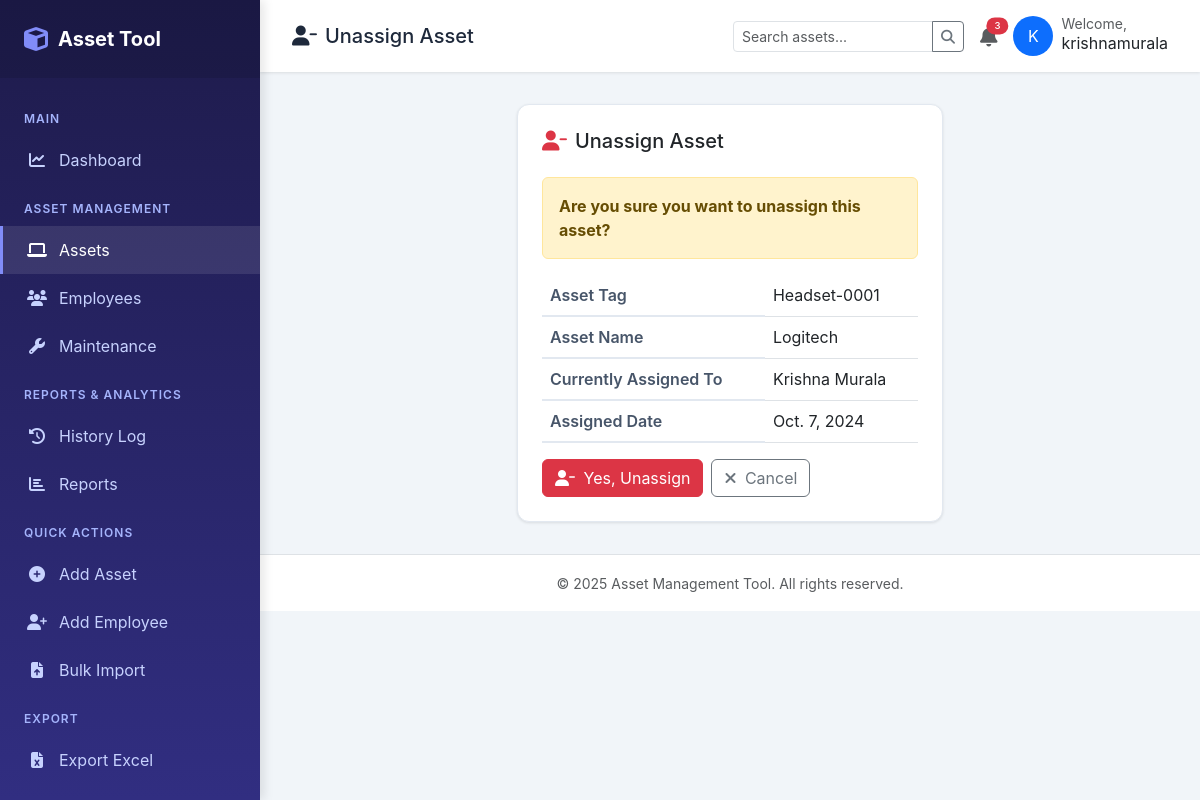
The page /app/assets/2/unassign/ (signed in) on the database its author committed.
### assets/models.py (models this page shows, shortened)
class Asset(models.Model):
    STATUS_CHOICES = [
        ('available', 'Available'),
        ('assigned', 'Assigned'),
        ('maintenance', 'Under Maintenance'),
        ('retired', 'Retired'),
        ('lost', 'Lost/Stolen'),
    ]
    CONDITION_CHOICES = [
        ('new', 'New'),
        ('good', 'Good'),
        ('fair', 'Fair'),
        ('poor', 'Poor'),
    ]
    asset_tag = models.CharField(max_length=50, unique=True)
    name = models.CharField(max_length=200)
    description = models.TextField(blank=True, null=True)
    category = models.ForeignKey(Category, on_delete=models.SET_NULL, null=True, blank=True)
    manufacturer = models.CharField(max_length=100, blank=True, null=True)
    model = models.CharField(max_length=100, blank=True, null=True)
    serial_number = models.CharField(max_length=100, blank=True, null=True)
    status = models.CharField(max_length=20, choices=STATUS_CHOICES, default='available')
    condition = models.CharField(max_length=20, choices=CONDITION_CHOICES, default='new')
    location = models.ForeignKey(Location, on_delete=models.SET_NULL, null=True, blank=True)
    assigned_to = models.ForeignKey(Employee, on_delete=models.SET_NULL, null=True, blank=True, related_name='assets')
    assigned_date = models.DateField(blank=True, null=True)
    vendor = models.ForeignKey(Vendor, on_delete=models.SET_NULL, null=True, blank=True)
    purchase_date = models.DateField(blank=True, null=True)
    purchase_cost = models.DecimalField(max_digits=10, decimal_places=2, blank=True, null=True)
    warranty_expiry = models.DateField(blank=True, null=True)
    notes = models.TextField(blank=True, null=True)
    created_by = models.ForeignKey(User, on_delete=models.SET_NULL, null=True, blank=True, related_name='created_assets')
    created_at = models.DateTimeField(auto_now_add=True)
    updated_at = models.DateTimeField(auto_now=True)
    class Meta:
        ordering = ['-created_at']

class Employee(models.Model):
    employee_id = models.CharField(max_length=50, unique=True, default='EMP000')
    first_name = models.CharField(max_length=100)
    last_name = models.CharField(max_length=100)
    email = models.EmailField(unique=True)
    phone = models.CharField(max_length=20, blank=True, null=True)
    department = models.ForeignKey(Department, on_delete=models.SET_NULL, null=True, blank=True)
    position = models.CharField(max_length=100, blank=True, null=True)
    is_active = models.BooleanField(default=True)
    hire_date = models.DateField(blank=True, null=True)
    created_at = models.DateTimeField(auto_now_add=True)
    updated_at = models.DateTimeField(auto_now=True)
    @property
    def full_name(self):
        return f"{self.first_name} {self.last_name}"
    class Meta:
        ordering = ['first_name', 'last_name']

### assets/views.py (the view, shortened to what this page needs)
# urls.py: path('assets/<int:pk>/unassign/', views.unassign_asset, name='unassign_asset'),
@login_required
def unassign_asset(request, pk):
    asset = get_object_or_404(Asset, pk=pk)
    context = {
        'asset': asset,
    }
    return render(request, 'assets/unassign_asset.html', context)

### assets/templates/assets/unassign_asset.html (shortened to what this page needs)
{% extends 'base.html' %}
{% block page_icon %}user-minus{% endblock %}
{% block page_title %}Unassign Asset{% endblock %}
{% block content %}
<div class="row justify-content-center">
    <div class="col-md-6">
        <div class="table-card">
            <h5 class="mb-4"><i class="fas fa-user-minus me-2 text-danger"></i>Unassign Asset</h5>
            <div class="alert alert-warning">
                <strong>Are you sure you want to unassign this asset?</strong>
            </div>
            <table class="table">
                <tr>
                    <th>Asset Tag</th>
                    <td>{{ asset.asset_tag }}</td>
                </tr>
                <tr>
                    <th>Asset Name</th>
                    <td>{{ asset.name }}</td>
                </tr>
                <tr>
                    <th>Currently Assigned To</th>
                    <td>{{ asset.assigned_to.full_name }}</td>
                </tr>
                <tr>
                    <th>Assigned Date</th>
                    <td>{{ asset.assigned_date }}</td>
                </tr>
            </table>
            <form method="post">
                <div class="d-flex gap-2">
                    <button type="submit" class="btn btn-danger">
                        <i class="fas fa-user-minus me-1"></i> Yes, Unassign
                    </button>
                    <a href="{% url 'assets:asset_detail' asset.pk %}" class="btn btn-outline-secondary">
                        <i class="fas fa-times me-1"></i> Cancel
                    </a>
                </div>
            </form>
        </div>
    </div>
</div>
{% endblock %}

### assets/templates/base.html (shortened to what this page needs)
<!DOCTYPE html>
<html lang="en">
<head>
    <link href="https://cdn.jsdelivr.net/npm/bootstrap@5.3.0/dist/css/bootstrap.min.css" rel="stylesheet">
    <link rel="stylesheet" href="https://cdnjs.cloudflare.com/ajax/libs/font-awesome/6.4.0/css/all.min.css">
</head>
<body>
    <div class="sidebar" id="sidebar">
        <div class="sidebar-brand">
            <i class="fas fa-cube"></i>
            <span>Asset Tool</span>
        </div>
        <ul class="sidebar-menu">
            <li class="sidebar-menu-title">Main</li>
            <li>
                <a href="{% url 'assets:dashboard' %}" class="{% if request.resolver_match.url_name == 'dashboard' %}active{% endif %}">
                    <i class="fas fa-chart-line"></i> Dashboard
                </a>
            </li>
            <li class="sidebar-menu-title">Asset Management</li>
            <li>
                <a href="{% url 'assets:asset_list' %}" class="{% if 'asset' in request.resolver_match.url_name and 'export' not in request.resolver_match.url_name %}active{% endif %}">
                    <i class="fas fa-laptop"></i> Assets
                </a>
            </li>
            <li>
                <a href="{% url 'assets:employee_list' %}" class="{% if 'employee' in request.resolver_match.url_name %}active{% endif %}">
                    <i class="fas fa-users"></i> Employees
                </a>
            </li>
            <li>
                <a href="{% url 'assets:maintenance_list' %}" class="{% if 'maintenance' in request.resolver_match.url_name %}active{% endif %}">
                    <i class="fas fa-wrench"></i> Maintenance
                </a>
            </li>
            <li class="sidebar-menu-title">Reports & Analytics</li>
            <li>
                <a href="{% url 'assets:history_list' %}" class="{% if 'history' in request.resolver_match.url_name %}active{% endif %}">
                    <i class="fas fa-history"></i> History Log
                </a>
            </li>
            <li>
                <a href="{% url 'assets:reports' %}" class="{% if request.resolver_match.url_name == 'reports' %}active{% endif %}">
                    <i class="fas fa-chart-bar"></i> Reports
                </a>
            </li>
            <li class="sidebar-menu-title">Quick Actions</li>
            <li>
                <a href="/admin/assets/asset/add/">
                    <i class="fas fa-plus-circle"></i> Add Asset
                </a>
            </li>
            <li>
                <a href="/admin/assets/employee/add/">
                    <i class="fas fa-user-plus"></i> Add Employee
                </a>
            </li>
            <li>
                <a href="{% url 'assets:bulk_import' %}" class="{% if 'bulk_import' in request.resolver_match.url_name %}active{% endif %}">
                    <i class="fas fa-file-upload"></i> Bulk Import
                </a>
            </li>
            <li class="sidebar-menu-title">Export</li>
            <li>
                <a href="{% url 'assets:export_assets' %}">
                    <i class="fas fa-file-excel"></i> Export Excel
                </a>
            </li>
            <li>
                <a href="{% url 'assets:generate_all_assets_pdf' %}">
                </a>
            </li>
        </ul>
    </div>
    <div class="main-content">
        <nav class="top-navbar">
            <div class="d-flex align-items-center gap-3">
                <h5 class="mb-0"><i class="fas fa-{% block page_icon %}home{% endblock %} me-2"></i>{% block page_title %}Dashboard{% endblock %}</h5>
            </div>
            <div class="d-flex align-items-center gap-3">
                <form action="{% url 'assets:asset_list' %}" method="get" class="d-none d-md-block">
                    <div class="input-group">
                        <input type="text" name="search" class="form-control form-control-sm" placeholder="Search assets..." style="width: 200px;">
                        <button class="btn btn-sm btn-outline-secondary" type="submit">
                            <i class="fas fa-search"></i>
                        </button>
                    </div>
                </form>
                <div class="dropdown">
                    <a href="#" class="text-muted position-relative" data-bs-toggle="dropdown">
                        <i class="fas fa-bell fa-lg"></i>
                        <span class="position-absolute top-0 start-100 translate-middle badge rounded-pill bg-danger" style="font-size: 0.6rem;">
                            3
                        </span>
                    </a>
                </div>
                <div class="dropdown">
                    <a href="#" class="text-decoration-none text-dark d-flex align-items-center gap-2" data-bs-toggle="dropdown">
                        <div class="bg-primary text-white rounded-circle d-flex align-items-center justify-content-center" style="width: 40px; height: 40px;">
                            {{ request.user.username|slice:":1"|upper }}
                        </div>
                        <div class="d-none d-md-block">
                            <small class="text-muted d-block" style="line-height: 1;">Welcome,</small>
                            <span style="line-height: 1;">{{ request.user.username }}</span>
                        </div>
                    </a>
                </div>
            </div>
        </nav>
        <div class="content-area">
            {% block content %}{% endblock %}
        </div>
        <footer class="text-center py-3 text-muted border-top bg-white mt-auto">
            <small>&copy; {% now "Y" %} Asset Management Tool. All rights reserved.</small>
        </footer>
    </div>
</body>
</html>

### assets/templates/base.html (style rules this page uses)
:root { --primary: #4f46e5; --secondary: #64748b; --success: #10b981; --warning: #f59e0b; --danger: #ef4444; --sidebar-width: 260px; }
body { font-family: 'Inter', -apple-system, BlinkMacSystemFont, sans-serif; background: #f1f5f9; }
.sidebar { position: fixed; top: 0; left: 0; height: 100vh; width: var(--sidebar-width); background: linear-gradient(180deg, #1e1b4b 0%, #312e81 100%); padding: 0; box-shadow: 4px 0 10px rgba(0,0,0,0.1); z-index: 1000; overflow-y: auto; }
.sidebar-brand { color: white; font-size: 1.25rem; font-weight: 700; padding: 1.5rem; background: rgba(0,0,0,0.1); display: flex; align-items: center; gap: 10px; }
.sidebar-brand i { font-size: 1.5rem; color: #818cf8; }
.sidebar-menu { list-style: none; padding: 1rem 0; margin: 0; }
.sidebar-menu-title { color: #a5b4fc; font-size: 0.75rem; font-weight: 600; text-transform: uppercase; letter-spacing: 1px; padding: 1rem 1.5rem 0.5rem; }
.sidebar-menu li a { color: #c7d2fe; text-decoration: none; display: flex; align-items: center; padding: 0.75rem 1.5rem; transition: all 0.3s; border-left: 3px solid transparent; }
.sidebar-menu li a:hover, .sidebar-menu li a.active { background: rgba(255,255,255,0.1); color: white; border-left-color: #818cf8; }
.sidebar-menu li a i { margin-right: 0.75rem; width: 20px; text-align: center; }
.main-content { margin-left: var(--sidebar-width); min-height: 100vh; }
.top-navbar { background: white; padding: 1rem 2rem; box-shadow: 0 1px 3px rgba(0,0,0,0.1); display: flex; justify-content: space-between; align-items: center; position: sticky; top: 0; z-index: 100; }
.top-navbar h5 { margin: 0; color: #1e293b; }
.content-area { padding: 2rem; }
.table-card { background: white; border-radius: 12px; padding: 1.5rem; box-shadow: 0 1px 3px rgba(0,0,0,0.1); border: 1px solid #e2e8f0; }
.badge { font-weight: 500; padding: 0.4em 0.8em; border-radius: 6px; }
.table th { font-weight: 600; color: #475569; border-bottom: 2px solid #e2e8f0; }

### rows shown on the page
Asset: asset_tag "Headset-0001", name "Logitech", assigned_to.full_name "Krishna Murala", assigned_date "Oct. 7, 2024"

### other values the page prints
{{ request.user.username|slice:":1"|upper }} "K"
{{ request.user.username }} "krishnamurala"
